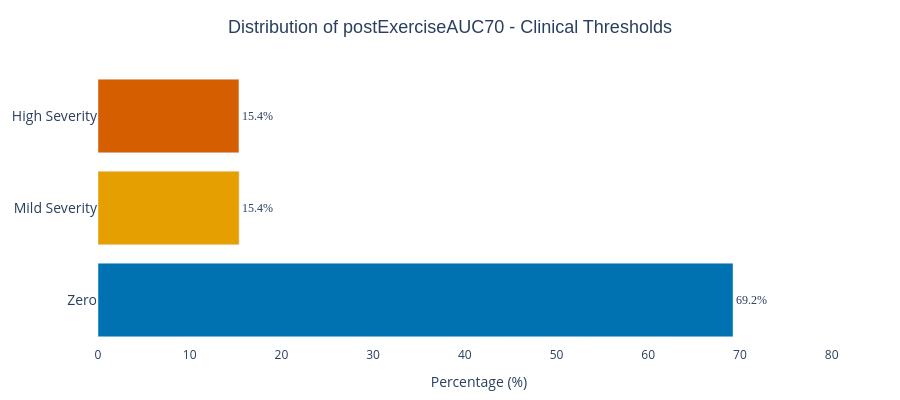
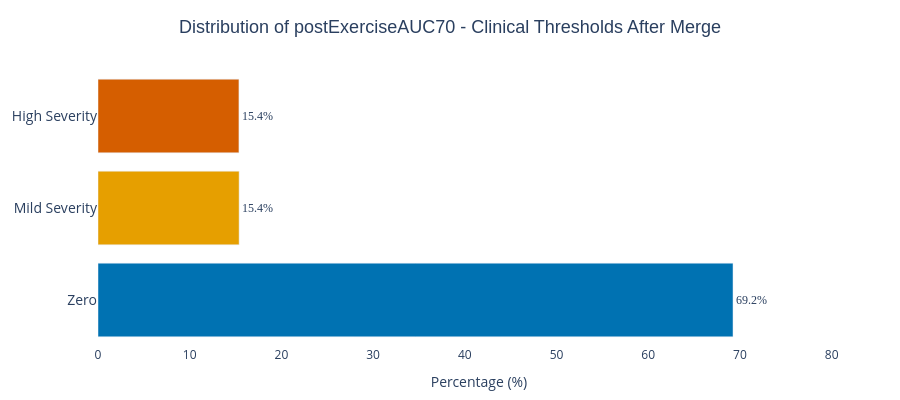

Notebook code cell kept with these figures, in order:
### Code cell
# Visualize Feature Distribution after Discretization (and after bins collapse)

target_feature = 'postExerciseAUC70'

plot_single_feature_distribution(df_discrete, target_feature, title_prefix="- Clinical Thresholds")
plot_single_feature_distribution(df_discrete_collapsed, target_feature, title_prefix="- Clinical Thresholds After Merge")

### Figure 1 — Plotly figure (JSON) as saved in the notebook; plotly's stock layout.template omitted (floating-point values rounded to 4 significant figures)
{"data": [{"hovertemplate": "Category=%{y}<br>Percentage=%{x}<br>text=%{text}<extra></extra>", "legendgroup": "Zero", "marker": {"color": "#0072B2", "pattern": {"shape": ""}}, "name": "Zero", "orientation": "h", "showlegend": false, "text": ["69.2%"], "textfont": {"family": "Arial Black", "size": 12}, "textposition": "outside", "type": "bar", "x": [69.24], "xaxis": "x", "y": ["Zero"], "yaxis": "y"}, {"hovertemplate": "Category=%{y}<br>Percentage=%{x}<br>text=%{text}<extra></extra>", "legendgroup": "Mild Severity", "marker": {"color": "#E69F00", "pattern": {"shape": ""}}, "name": "Mild Severity", "orientation": "h", "showlegend": false, "text": ["15.4%"], "textfont": {"family": "Arial Black", "size": 12}, "textposition": "outside", "type": "bar", "x": [15.39], "xaxis": "x", "y": ["Mild Severity"], "yaxis": "y"}, {"hovertemplate": "Category=%{y}<br>Percentage=%{x}<br>text=%{text}<extra></extra>", "legendgroup": "High Severity", "marker": {"color": "#D55E00", "pattern": {"shape": ""}}, "name": "High Severity", "orientation": "h", "showlegend": false, "text": ["15.4%"], "textfont": {"family": "Arial Black", "size": 12}, "textposition": "outside", "type": "bar", "x": [15.37], "xaxis": "x", "y": ["High Severity"], "yaxis": "y"}], "layout": {"barmode": "relative", "height": 400, "legend": {"title": {"text": "Category"}, "tracegroupgap": 0}, "margin": {"b": 20, "l": 20, "r": 40, "t": 70}, "plot_bgcolor": "white", "title": {"font": {"family": "Arial", "size": 18}, "text": "Distribution of postExerciseAUC70 - Clinical Thresholds", "x": 0.5, "xanchor": "center", "y": 0.95, "yanchor": "top"}, "xaxis": {"anchor": "y", "domain": [0, 1], "range": [0, 83.09], "showgrid": false, "title": {"text": "Percentage (%)"}, "zeroline": false}, "yaxis": {"anchor": "x", "autorange": "reversed", "categoryarray": ["High Severity", "Mild Severity", "Zero"], "categoryorder": "array", "domain": [0, 1], "tickfont": {"size": 14}, "title": {}}}}

### Figure 2 — Plotly figure (JSON) as saved in the notebook; plotly's stock layout.template omitted (floating-point values rounded to 4 significant figures)
{"data": [{"hovertemplate": "Category=%{y}<br>Percentage=%{x}<br>text=%{text}<extra></extra>", "legendgroup": "Zero", "marker": {"color": "#0072B2", "pattern": {"shape": ""}}, "name": "Zero", "orientation": "h", "showlegend": false, "text": ["69.2%"], "textfont": {"family": "Arial Black", "size": 12}, "textposition": "outside", "type": "bar", "x": [69.24], "xaxis": "x", "y": ["Zero"], "yaxis": "y"}, {"hovertemplate": "Category=%{y}<br>Percentage=%{x}<br>text=%{text}<extra></extra>", "legendgroup": "Mild Severity", "marker": {"color": "#E69F00", "pattern": {"shape": ""}}, "name": "Mild Severity", "orientation": "h", "showlegend": false, "text": ["15.4%"], "textfont": {"family": "Arial Black", "size": 12}, "textposition": "outside", "type": "bar", "x": [15.39], "xaxis": "x", "y": ["Mild Severity"], "yaxis": "y"}, {"hovertemplate": "Category=%{y}<br>Percentage=%{x}<br>text=%{text}<extra></extra>", "legendgroup": "High Severity", "marker": {"color": "#D55E00", "pattern": {"shape": ""}}, "name": "High Severity", "orientation": "h", "showlegend": false, "text": ["15.4%"], "textfont": {"family": "Arial Black", "size": 12}, "textposition": "outside", "type": "bar", "x": [15.37], "xaxis": "x", "y": ["High Severity"], "yaxis": "y"}], "layout": {"barmode": "relative", "height": 400, "legend": {"title": {"text": "Category"}, "tracegroupgap": 0}, "margin": {"b": 20, "l": 20, "r": 40, "t": 70}, "plot_bgcolor": "white", "title": {"font": {"family": "Arial", "size": 18}, "text": "Distribution of postExerciseAUC70 - Clinical Thresholds After Merge", "x": 0.5, "xanchor": "center", "y": 0.95, "yanchor": "top"}, "xaxis": {"anchor": "y", "domain": [0, 1], "range": [0, 83.09], "showgrid": false, "title": {"text": "Percentage (%)"}, "zeroline": false}, "yaxis": {"anchor": "x", "autorange": "reversed", "categoryarray": ["High Severity", "Mild Severity", "Zero"], "categoryorder": "array", "domain": [0, 1], "tickfont": {"size": 14}, "title": {}}}}
